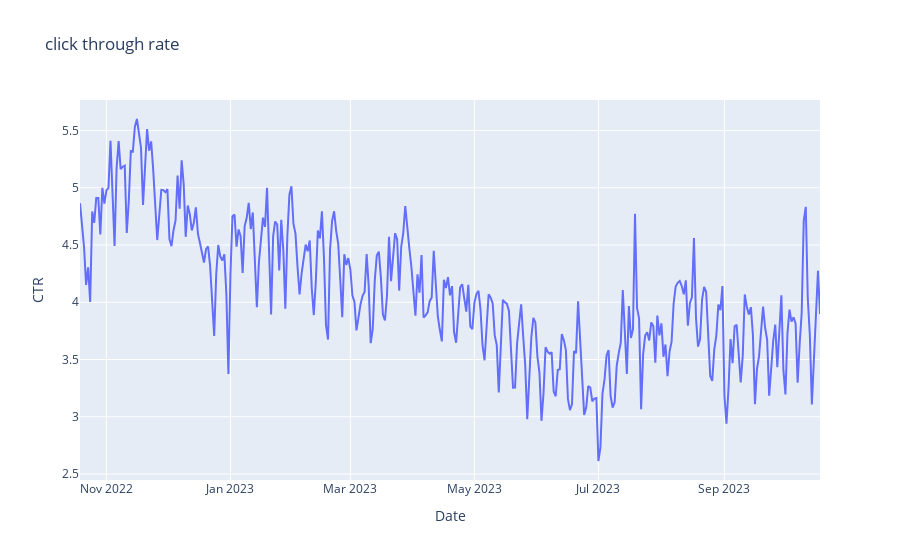

Notebook code for this chart:
### Code cell
df['CTR']=(df['Clicks'] / df['Impressions'])*100
fig = px.line(df,x=df.index, y ='CTR', title='click through rate')
# fig.update_layout(xaxis_title = 'Date', yaxis_title='CTR')
fig.show()

### Figure 1 — Plotly figure (JSON) as saved in the notebook; plotly's stock layout.template omitted (floating-point values rounded to 4 significant figures; data arrays with more than 128 entries replaced by an {"elided": "..."} marker saying what was removed)
{"data": [{"hovertemplate": "Date=%{x}<br>CTR=%{y}<extra></extra>", "legendgroup": "", "line": {"color": "#636efa", "dash": "solid"}, "marker": {"symbol": "circle"}, "mode": "lines", "name": "", "orientation": "v", "showlegend": false, "type": "scatter", "x": {"elided": "365 str values"}, "xaxis": "x", "y": {"elided": "365 float values"}, "yaxis": "y"}], "layout": {"autosize": true, "legend": {"tracegroupgap": 0}, "title": {"text": "click through rate"}, "xaxis": {"anchor": "y", "autorange": true, "domain": [0, 1], "range": ["2022-10-19", "2023-10-18"], "title": {"text": "Date"}, "type": "date"}, "yaxis": {"anchor": "x", "autorange": true, "domain": [0, 1], "range": [2.447, 5.767], "title": {"text": "CTR"}, "type": "linear"}}}
